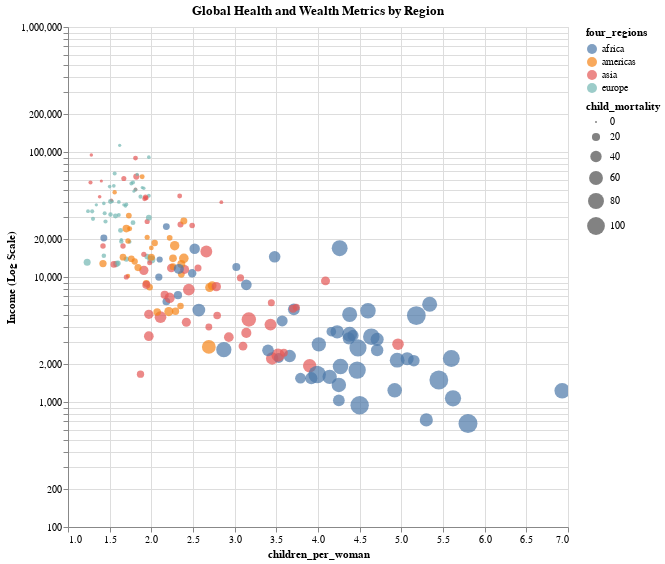

The notebook cell this image was saved under:
### Markdown cell above
**A.**

Using Altair, create a bubble plot using data from the ```result``` dataframe.

Plot requirements:
- The x values represent children per woman.
- The y values represent income.
- The size of the points represents child mortality.
- The color of the points represents the four different regions found within the data.
- Set an appropriate title for the plot.
- The legend is bound to region so if you click on a particular value in the legend, the plot will adjust its display to show only the associated points.
- Ensure that when you hover over a single point on the plot, information on unhcr, country, income, children per woman, and child mortality is displayed.
- Use a log scale and adjust the y-axis label accordingly.

### Code cell
#TODO
selection = alt.selection_point(fields=['four_regions'], bind='legend')
bubble_result = alt.Chart(result).mark_point(filled=True).encode(
    alt.X('children_per_woman:Q', scale=alt.Scale(zero=False)),
    alt.Y('income:Q', scale=alt.Scale(type='log'), title='Income (Log Scale)'),
    alt.Size('child_mortality:Q'), # scale=alt.Scale(range=[0,1000])
    alt.Color('four_regions:N'), 
    #alt.OpacityValue(0.5),
    #alt.Shape('four_regions:N')
    tooltip=[
        alt.Tooltip('four_regions:N'), 
        alt.Tooltip('UNHCR:N'),
        alt.Tooltip('country:N'),
        alt.Tooltip('income:Q'),
        alt.Tooltip('children_per_woman:Q'),
        alt.Tooltip('child_mortality:Q')]
).properties(
    title='Global Health and Wealth Metrics by Region', 
    width=500, 
    height=500
).add_params(
    selection
).transform_filter(
    selection 
).interactive()
bubble_result

### Figure 1 — Vega-Lite specification as saved in the notebook (floating-point values rounded to 4 significant figures; data arrays with more than 128 entries replaced by an {"elided": "..."} marker saying what was removed)
{"config": {"view": {"continuousWidth": 300, "continuousHeight": 300}}, "data": {"name": "data-0684e763b1038c881b2fdd3f7fefbd62"}, "mark": {"type": "point", "filled": true}, "encoding": {"color": {"field": "four_regions", "type": "nominal"}, "size": {"field": "child_mortality", "type": "quantitative"}, "tooltip": [{"field": "four_regions", "type": "nominal"}, {"field": "UNHCR", "type": "nominal"}, {"field": "country", "type": "nominal"}, {"field": "income", "type": "quantitative"}, {"field": "children_per_woman", "type": "quantitative"}, {"field": "child_mortality", "type": "quantitative"}], "x": {"field": "children_per_woman", "scale": {"zero": false}, "type": "quantitative"}, "y": {"field": "income", "scale": {"type": "log"}, "title": "Income (Log Scale)", "type": "quantitative"}}, "height": 500, "params": [{"name": "param_f6d435958bfb0729", "select": {"type": "point", "fields": ["four_regions"]}, "bind": "legend"}, {"name": "param_1e9efca18e7a2868", "select": {"type": "interval", "encodings": ["x", "y"]}, "bind": "scales"}], "title": "Global Health and Wealth Metrics by Region", "transform": [{"filter": {"param": "param_f6d435958bfb0729"}}], "width": 500, "$schema": "https://vega.github.io/schema/vega-lite/v6.1.0.json", "datasets": {"data-0684e763b1038c881b2fdd3f7fefbd62": {"elided": "184 records"}}}
